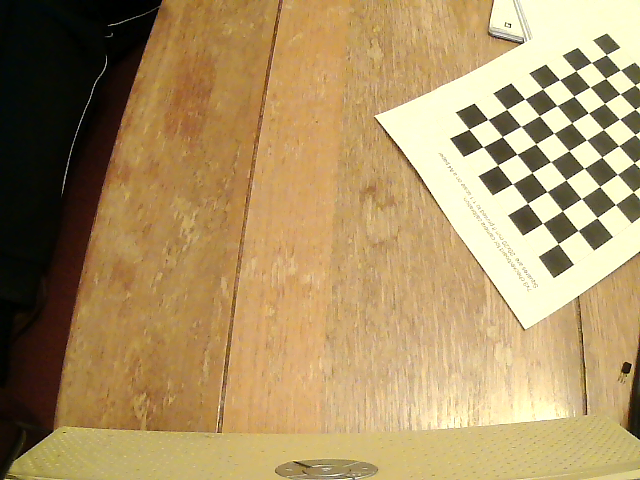
#> input picture old/distance_test.png, 640 x 480 px
$ python measuring.py
#> lines starting #> are read from the running program, lines starting #| are printed output that depends on the picture; after the words box and inside, x2 and y2 are one past the last pixel; in counts of white or black regions, pixels touching at a corner belong together
from skimage import measure, color, filters
import matplotlib.pyplot as plt
import cv2
import os
import numpy as np
from skimage import io, color


filename = "distance_test.png"


# [103 lines left out: functions measure1, measure2, not called in this run]

from skimage import morphology
def measure3():
    img = io.imread(filename)
#> img is the input picture: shape (480, 640, 3); mean R, G, B 171.7, 146.1, 100.8
    img_gray=color.rgb2gray(img)
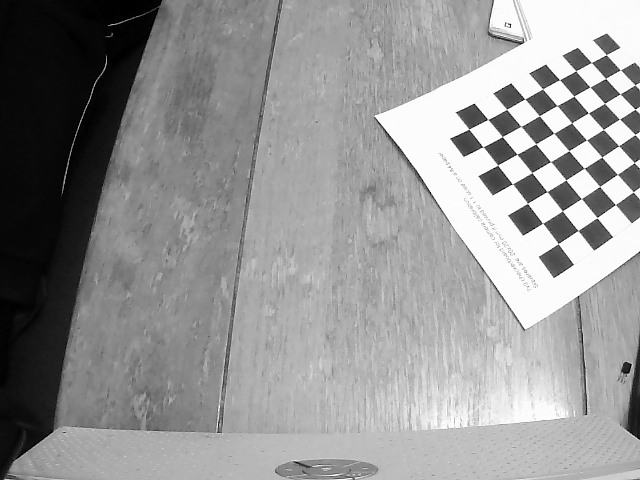
#> img_gray: shape (480, 640) float64; min 0, max 1, mean 0.581
    # array=filters.apply_hysteresis_threshold(img,60,best_threshold)
    thresh = filters.threshold_otsu(img_gray)
#> thresh = 0.408
    binary = img_gray > thresh
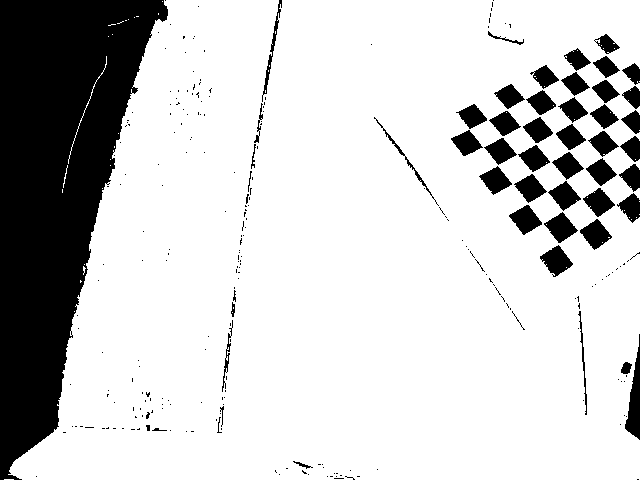
#> binary: shape (480, 640) bool; 80% white; 266 black regions (213 under 20 px), largest, box (x1, y1, x2, y2) and area: (0, 0, 168, 480) 44924, (625, 334, 640, 440) 778, (540, 245, 573, 277) 569
    plt.imshow(binary, cmap="gray")
    plt.colorbar()
    label, num = measure.label(binary, return_num=True)
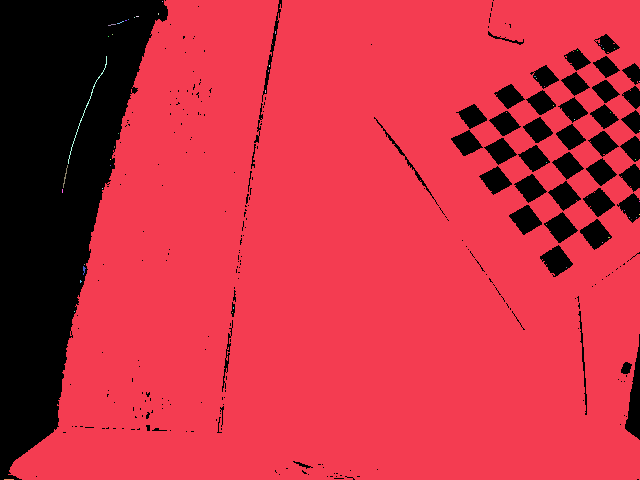
#> label: shape (480, 640) int32; 58 distinct labels, from 0 to 57; one colour per label, 0 black
#> num = 57
    blobs = color.label2rgb(label, img_gray)
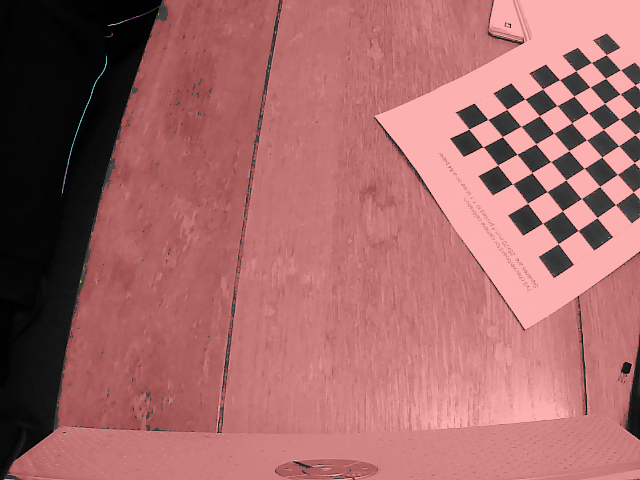
#> blobs: shape (480, 640, 3) float64; mean R, G, B 0.647, 0.407, 0.407
    print(num)
#| 57
    plt.show()
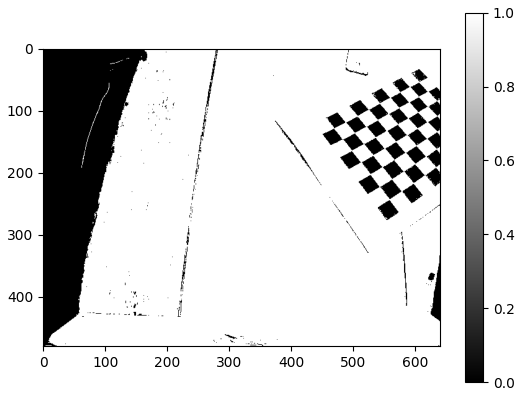
#> figure drawn by matplotlib, 2 panels
    plt.imshow(blobs)
    plt.show()
    # YOUR CODE HERE
    print("orientation 0 is 90°.\n -0.2 is about 75° and 0.2 is about 105°")


# measure1()
# measure2()
measure3()
